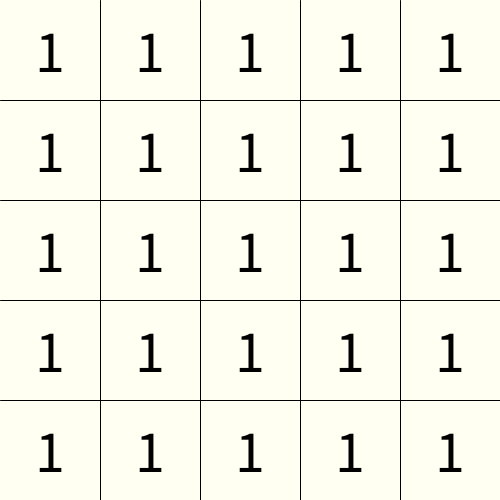
Frame 1 (no input)
Frame 60 (the mouse pressed at the canvas centre just before this capture): identical to frame 1, image omitted
Frame 120 (the mouse held since frame 60 and released just before this capture): identical to frame 1, image omitted

The Processing sketch that drew this single still picture (run headless with seeded random() and noise(); from frame 60 on, the mouse is pressed at the canvas centre):

// Processing sketch: week06_1_schule_table_line_fill_textSize_text_for
// ── week06_1_schule_table_line_fill_textSize_text_for.pde
///week06_1_schule_table_line_fill_textSize_text_for

void setup(){
  size(500,500);
}

void draw(){
  background(#FFFFF2);
  line(0,100,500,100);///畫出格子
  line(0,200,500,200);
  line(0,300,500,300);
  line(0,400,500,400);
  
  line(100,0,100,500);///畫出格子
  line(200,0,200,500);
  line(300,0,300,500);
  line(400,0,400,500);
  fill(0);
  textSize(60);
  textAlign(CENTER,CENTER);
  for(int y=50;y<=450;y+=100) {
    text("1",50,y);
    text("1",150,y);
    text("1",250,y);
    text("1",350,y);
    text("1",450,y);
  }
}
